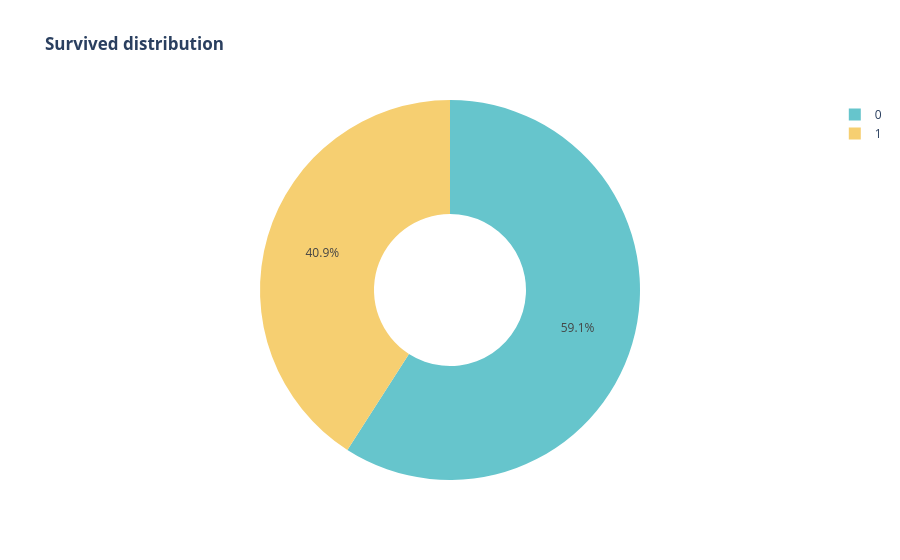

The notebook cell this image was saved under:
### Code cell
def pie_plot(df, column):
    fig = px.pie(df, names=column,
           title = f'<b>{column} distribution</b>',
           color_discrete_sequence=px.colors.qualitative.Pastel,
           hole=0.4)
    fig.show()

column = input("Enter column name: ")
pie_plot(train, column)

### Figure 1 — Plotly figure (JSON) as saved in the notebook; plotly's stock layout.template omitted (floating-point values rounded to 4 significant figures; data arrays with more than 128 entries replaced by an {"elided": "..."} marker saying what was removed)
{"data": [{"domain": {"x": [0, 1], "y": [0, 1]}, "hole": 0.4, "hovertemplate": "Survived=%{label}<extra></extra>", "labels": {"elided": "760 int values"}, "legendgroup": "", "name": "", "showlegend": true, "type": "pie"}], "layout": {"legend": {"tracegroupgap": 0}, "piecolorway": ["rgb(102, 197, 204)", "rgb(246, 207, 113)", "rgb(248, 156, 116)", "rgb(220, 176, 242)", "rgb(135, 197, 95)", "rgb(158, 185, 243)", "rgb(254, 136, 177)", "rgb(201, 219, 116)", "rgb(139, 224, 164)", "rgb(180, 151, 231)", "rgb(179, 179, 179)"], "title": {"text": "<b>Survived distribution</b>"}}}
